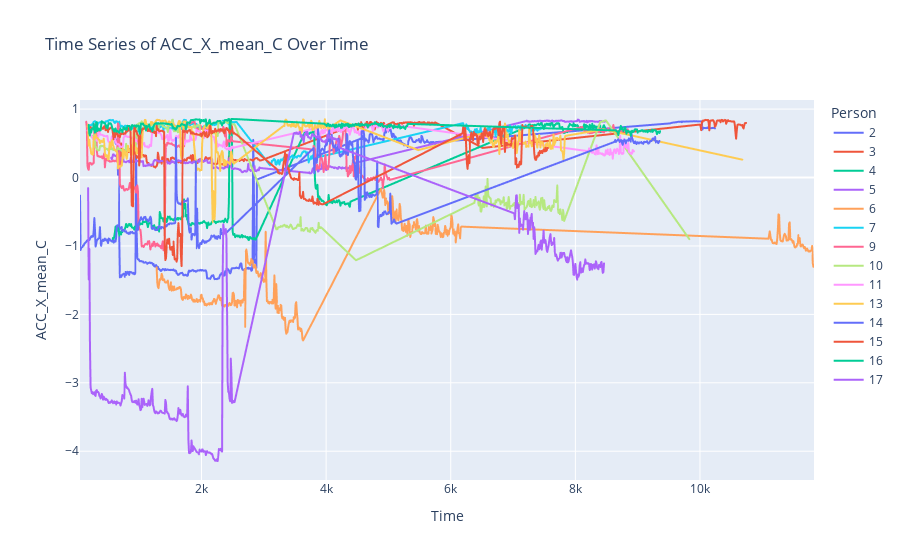

The code cell stored with this chart in its notebook:
### Markdown cell above
![image.png](attachment:image.png)

### Code cell
#ss
def plot_time_series(feature, persons, states):
    filtered_data = data_loaded[data_loaded['Person'].isin(persons) & data_loaded['State'].isin(states)]
    if filtered_data.empty:
        print("No data available for the selected options.")
    else:
        fig = px.line(
            filtered_data,
            x='Time',
            y=feature,
            color='Person',
            title=f'Time Series of {feature} Over Time',
        )
        fig.show()

interact(
    plot_time_series,
    feature=feature_selector,
    persons=person_selector,
    states=state_selector,
)

### Figure 1 — Plotly figure (JSON) as saved in the notebook; plotly's stock layout.template omitted (floating-point values rounded to 4 significant figures; data arrays with more than 128 entries replaced by an {"elided": "..."} marker saying what was removed)
{"data": [{"hovertemplate": "Person=2<br>Time=%{x}<br>ACC_X_mean_C=%{y}<extra></extra>", "legendgroup": "2", "line": {"color": "#636efa", "dash": "solid"}, "marker": {"symbol": "circle"}, "mode": "lines", "name": "2", "showlegend": true, "type": "scattergl", "x": {"elided": "425 int values"}, "xaxis": "x", "y": {"elided": "425 float values"}, "yaxis": "y"}, {"hovertemplate": "Person=3<br>Time=%{x}<br>ACC_X_mean_C=%{y}<extra></extra>", "legendgroup": "3", "line": {"color": "#EF553B", "dash": "solid"}, "marker": {"symbol": "circle"}, "mode": "lines", "name": "3", "showlegend": true, "type": "scattergl", "x": {"elided": "420 int values"}, "xaxis": "x", "y": {"elided": "420 float values"}, "yaxis": "y"}, {"hovertemplate": "Person=4<br>Time=%{x}<br>ACC_X_mean_C=%{y}<extra></extra>", "legendgroup": "4", "line": {"color": "#00cc96", "dash": "solid"}, "marker": {"symbol": "circle"}, "mode": "lines", "name": "4", "showlegend": true, "type": "scattergl", "x": {"elided": "432 int values"}, "xaxis": "x", "y": {"elided": "432 float values"}, "yaxis": "y"}, {"hovertemplate": "Person=5<br>Time=%{x}<br>ACC_X_mean_C=%{y}<extra></extra>", "legendgroup": "5", "line": {"color": "#ab63fa", "dash": "solid"}, "marker": {"symbol": "circle"}, "mode": "lines", "name": "5", "showlegend": true, "type": "scattergl", "x": {"elided": "444 int values"}, "xaxis": "x", "y": {"elided": "444 float values"}, "yaxis": "y"}, {"hovertemplate": "Person=6<br>Time=%{x}<br>ACC_X_mean_C=%{y}<extra></extra>", "legendgroup": "6", "line": {"color": "#FFA15A", "dash": "solid"}, "marker": {"symbol": "circle"}, "mode": "lines", "name": "6", "showlegend": true, "type": "scattergl", "x": {"elided": "440 int values"}, "xaxis": "x", "y": {"elided": "440 float values"}, "yaxis": "y"}, {"hovertemplate": "Person=7<br>Time=%{x}<br>ACC_X_mean_C=%{y}<extra></extra>", "legendgroup": "7", "line": {"color": "#19d3f3", "dash": "solid"}, "marker": {"symbol": "circle"}, "mode": "lines", "name": "7", "showlegend": true, "type": "scattergl", "x": {"elided": "439 int values"}, "xaxis": "x", "y": {"elided": "439 float values"}, "yaxis": "y"}, {"hovertemplate": "Person=9<br>Time=%{x}<br>ACC_X_mean_C=%{y}<extra></extra>", "legendgroup": "9", "line": {"color": "#FF6692", "dash": "solid"}, "marker": {"symbol": "circle"}, "mode": "lines", "name": "9", "showlegend": true, "type": "scattergl", "x": {"elided": "440 int values"}, "xaxis": "x", "y": {"elided": "440 float values"}, "yaxis": "y"}, {"hovertemplate": "Person=10<br>Time=%{x}<br>ACC_X_mean_C=%{y}<extra></extra>", "legendgroup": "10", "line": {"color": "#B6E880", "dash": "solid"}, "marker": {"symbol": "circle"}, "mode": "lines", "name": "10", "showlegend": true, "type": "scattergl", "x": {"elided": "459 int values"}, "xaxis": "x", "y": {"elided": "459 float values"}, "yaxis": "y"}, {"hovertemplate": "Person=11<br>Time=%{x}<br>ACC_X_mean_C=%{y}<extra></extra>", "legendgroup": "11", "line": {"color": "#FF97FF", "dash": "solid"}, "marker": {"symbol": "circle"}, "mode": "lines", "name": "11", "showlegend": true, "type": "scattergl", "x": {"elided": "446 int values"}, "xaxis": "x", "y": {"elided": "446 float values"}, "yaxis": "y"}, {"hovertemplate": "Person=13<br>Time=%{x}<br>ACC_X_mean_C=%{y}<extra></extra>", "legendgroup": "13", "line": {"color": "#FECB52", "dash": "solid"}, "marker": {"symbol": "circle"}, "mode": "lines", "name": "13", "showlegend": true, "type": "scattergl", "x": {"elided": "450 int values"}, "xaxis": "x", "y": {"elided": "450 float values"}, "yaxis": "y"}, {"hovertemplate": "Person=14<br>Time=%{x}<br>ACC_X_mean_C=%{y}<extra></extra>", "legendgroup": "14", "line": {"color": "#636efa", "dash": "solid"}, "marker": {"symbol": "circle"}, "mode": "lines", "name": "14", "showlegend": true, "type": "scattergl", "x": {"elided": "445 int values"}, "xaxis": "x", "y": {"elided": "445 float values"}, "yaxis": "y"}, {"hovertemplate": "Person=15<br>Time=%{x}<br>ACC_X_mean_C=%{y}<extra></extra>", "legendgroup": "15", "line": {"color": "#EF553B", "dash": "solid"}, "marker": {"symbol": "circle"}, "mode": "lines", "name": "15", "showlegend": true, "type": "scattergl", "x": {"elided": "447 int values"}, "xaxis": "x", "y": {"elided": "447 float values"}, "yaxis": "y"}, {"hovertemplate": "Person=16<br>Time=%{x}<br>ACC_X_mean_C=%{y}<extra></extra>", "legendgroup": "16", "line": {"color": "#00cc96", "dash": "solid"}, "marker": {"symbol": "circle"}, "mode": "lines", "name": "16", "showlegend": true, "type": "scattergl", "x": {"elided": "444 int values"}, "xaxis": "x", "y": {"elided": "444 float values"}, "yaxis": "y"}, {"hovertemplate": "Person=17<br>Time=%{x}<br>ACC_X_mean_C=%{y}<extra></extra>", "legendgroup": "17", "line": {"color": "#ab63fa", "dash": "solid"}, "marker": {"symbol": "circle"}, "mode": "lines", "name": "17", "showlegend": true, "type": "scattergl", "x": {"elided": "455 int values"}, "xaxis": "x", "y": {"elided": "455 float values"}, "yaxis": "y"}], "layout": {"legend": {"title": {"text": "Person"}, "tracegroupgap": 0}, "title": {"text": "Time Series of ACC_X_mean_C Over Time"}, "xaxis": {"anchor": "y", "domain": [0, 1], "title": {"text": "Time"}}, "yaxis": {"anchor": "x", "domain": [0, 1], "title": {"text": "ACC_X_mean_C"}}}}
